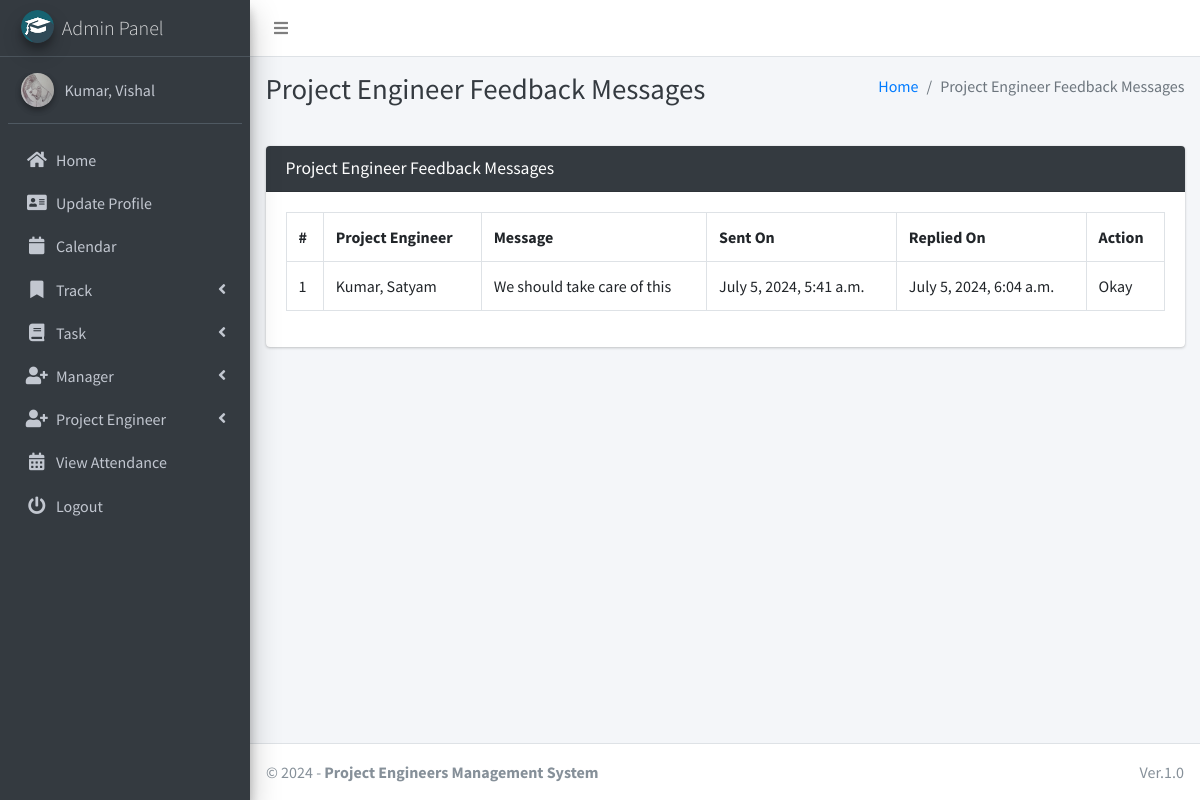
/manager/projectEngineer/view/feedback/ (signed in), run on the app's committed database.
### main_app/models.py (models this page shows)
class CustomUser(AbstractUser):
    USER_TYPE = ((1, "HOD"), (2, "Manager"), (3, "ProjectEngineer"))
    GENDER = [("M", "Male"), ("F", "Female")]
    username = None  # Removed username, using email instead
    email = models.EmailField(unique=True)
    user_type = models.CharField(default=1, choices=USER_TYPE, max_length=1) # type: ignore
    gender = models.CharField(max_length=1, choices=GENDER)
    profile_pic = models.ImageField()
    address = models.TextField()
    fcm_token = models.TextField(default="")  # For firebase notifications
    created_at = models.DateTimeField(auto_now_add=True)
    updated_at = models.DateTimeField(auto_now=True)
    USERNAME_FIELD = "email"
    REQUIRED_FIELDS = []
    objects = CustomUserManager()
    def __str__(self):
        return self.last_name + ", " + self.first_name

class FeedbackProjectEngineer(models.Model):
    projectEngineer = models.ForeignKey(ProjectEngineer, on_delete=models.CASCADE)
    feedback = models.TextField()
    reply = models.TextField()
    created_at = models.DateTimeField(auto_now_add=True)
    updated_at = models.DateTimeField(auto_now=True)

class ProjectEngineer(models.Model):
    track = models.ForeignKey(Track, on_delete=models.DO_NOTHING, null=True, blank=False)
    admin = models.OneToOneField(CustomUser, on_delete=models.CASCADE, related_name='projectEngineer')
    def __str__(self):
        return self.admin.last_name + ", " + self.admin.first_name

### main_app/manager_views.py (the view, shortened to what this page needs)
# urls.py: path("manager/projectEngineer/view/feedback/", manager_views.manager_projectEngineer_feedback_message, name="manager_projectEngineer_feedback_message",), # type: ignore
@csrf_exempt
def manager_projectEngineer_feedback_message(request):
    if request.method != 'POST':
        feedbacks = FeedbackProjectEngineer.objects.all()
        context = {
            'feedbacks': feedbacks,
            'page_title': 'Project Engineer Feedback Messages'
        }
        return render(request, 'manager_template/projectEngineer_feedback_template.html', context)

### main_app/templates/manager_template/projectEngineer_feedback_template.html (shortened to what this page needs)
{% extends 'main_app/base.html' %}
{% load static %}
{% block page_title %}{{page_title}}{% endblock page_title %}
{% block content %}
<section class="content">
    <div class="container-fluid">
        <div class="row">
            <div class="col-md-12">
                <div class="card card-dark">
                    <div class="card-header">
                        <h3 class="card-title">{{page_title}}</h3>
                    </div>
                    <div class="table card-body">
                        <table class="table table-bordered table-hover">
                            <tr>
                                <th>#</th>
                                <th>Project Engineer</th>
                                <th>Message</th>
                                <th>Sent On</th>
                                <th>Replied On</th>
                                <th>Action</th>
                            </tr>
                            {% for feedback in  feedbacks %}
                              <tr>
                                  <td>{{forloop.counter}}</td>
                                  <td>{{feedback.projectEngineer}}</td>
                                  <td>{{feedback.feedback}}</td>
                                      {% if feedback.reply == "" %}
                                      <td>{{feedback.created_at}}</td>
                                      <td><span  class='badge badge-warning'>Pending Response</span></td>
                                           <td> <button data-toggle = "modal" data-target = "#reply_modal" value="{{feedback.id}}" class="btn btn-success reply_open_modal">Reply</button>
                                          {% else %}
                                          <td>{{feedback.created_at}}</td>
                                          <td>{{feedback.updated_at}}</td>
                                            <td>{{feedback.reply}}</td>
                                      {% endif %}
                              </tr>
                            {% endfor %}
                        </table>
                    </div>
                    </div>
            </div>
        </div>
    </div>
</section>
{% endblock content %}

### main_app/templates/main_app/sidebar_template.html (shortened to what this page needs)
{% load static %}
<aside class="main-sidebar sidebar-dark-info elevation-4">
    {% if request.user.user_type == '1' %}
    <a href="{% url 'admin_home' %}" class="brand-link">
        <img src="{% static 'dist/img/cmsl.png' %} " alt="AdminLTE Logo"
            class="brand-image img-circle elevation-3" >
        <span class="brand-text font-weight-light">Admin Panel</span>
    </a>
    <div class="sidebar">
        <div class="user-panel mt-3 pb-3 mb-3 d-flex">
            <div class="image">
                <img src="{{ request.user.profile_pic}}" class="img-circle elevation-2" alt="User Image">
            </div>
            <div class="info">
                <a href="#" class="d-block">{{user}}</a>
            </div>
        </div>
        <nav class="mt-2">
            <ul class="nav nav-pills nav-sidebar flex-column" data-widget="treeview" role="menu" data-accordion="false">
                <li class="nav-item">
                    {% url 'admin_home' as admin_home %}
                    <a href="{{admin_home}}" class="nav-link {% if admin_home == request.path %} active {% endif %}">
                        <i class="nav-icon fas fa-home"></i>
                        <p>
                            Home
                        </p>
                    </a>
                </li>
                <li class="nav-item">
                    {% url 'admin_view_profile' as admin_view_profile %}
                    <a href="{{admin_view_profile}}"
                        class="nav-link {% if admin_view_profile == request.path %} active {% endif %}">
                        <i class="nav-icon fas fa-address-card"></i>
                        <p>
                            Update Profile
                        </p>
                    </a>
                </li>
                <li class="nav-item">
                    <a href="/calendar"
                        class="nav-link">
                        <i class="nav-icon fas fa-calendar"></i>
                        <p>
                            Calendar
                        </p>
                    </a>
                </li>
                <li class="nav-item has-treeview">
                    <a href="#" class="nav-link">
                        <i class="nav-icon fas fa-bookmark"></i>
                        <p>
                            Track
                            <i class="fas fa-angle-left right"></i>
                        </p>
                    </a>
                </li>
                <li class="nav-item has-treeview">
                    <a href="#" class="nav-link">
                        <i class="nav-icon fas fa-book"></i>
                        <p>
                            Task
                            <i class="fas fa-angle-left right"></i>
                        </p>
                    </a>
                </li>
                <li class="nav-item has-treeview">
                    <a href="#" class="nav-link">
                        <i class="nav-icon fas fa-user-plus"></i>
                        <p>
                            Manager
                            <i class="fas fa-angle-left right"></i>
                        </p>
                    </a>
        </li>
        <li class="nav-item has-treeview">
            <a href="#" class="nav-link">
                <i class="nav-icon fas fa-user-plus"></i>
                <p>
                    Project Engineer
                    <i class="fas fa-angle-left right"></i>
                </p>
            </a>
        </li>
         <li class="nav-item">
            {% url 'admin_view_attendance' as admin_view_attendance %}
                    <a href="{{ admin_view_attendance }}"
                        class="nav-link  {% if admin_view_attendance == request.path %} active {% endif %}">
                        <i class="nav-icon fas fa-calendar-alt"></i>
                        <p>
                            View Attendance
                        </p>
                    </a>
                </li>
                                        {% endif %}
                                        <li class="nav-item">
                                            <a href="{% url 'user_logout' %}"
                                                onclick="return confirm('Your session would be terminated.\n\nProceed?')"
                                                class="nav-link">
                                                <i class="nav-icon fas fa-power-off"></i>
                                                <p>
                                                    Logout
                                                </p>
                                            </a>
                                        </li>
                                    </ul>
                                </nav>
                            </div>
</aside>

### data on the page
CustomUser: user.profile_pic (picture), last_name+first_name "Kumar, Vishal"
FeedbackProjectEngineer: projectEngineer "Kumar, Satyam", feedback "We should take care of this", created_at "July 5, 2024, 5:41 a.m.", updated_at "July 5, 2024, 6:04 a.m.", reply "Okay"

### other printed values
{{ page_title }} "Project Engineer Feedback Messages"
